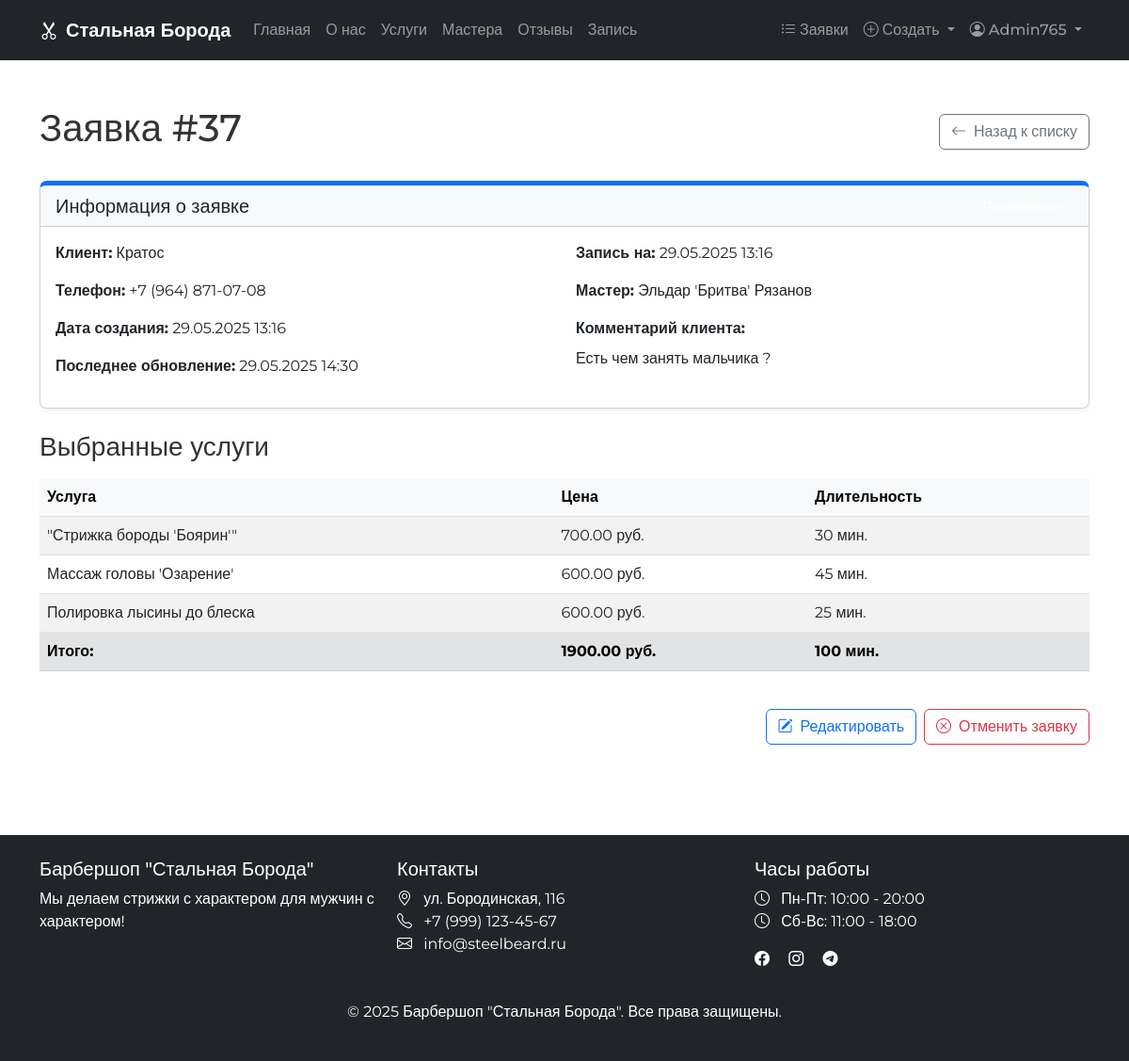
/orders/37/ (signed in), run on the app's committed database.
### core/models.py (models this page shows, shortened)
class Order(models.Model):
    client_name = models.CharField(max_length=100, verbose_name="Имя клиента")
    phone = models.CharField(max_length=20, verbose_name="Телефон")
    comment = models.TextField(blank=True, verbose_name="Комментарий")
    status = models.CharField(
        max_length=50,
        choices=STATUS_CHOICES,
        default="not_approved",
        verbose_name="Статус",
        db_index=True  # добавляем индекс на поле status
    )
    date_created = models.DateTimeField(auto_now_add=True, verbose_name="Дата создания", db_index=True)  # индекс на дату создания
    date_updated = models.DateTimeField(auto_now=True, verbose_name="Дата обновления")
    master = models.ForeignKey(
        Master,
        on_delete=models.SET_NULL,
        null=True,
        blank=True,
        verbose_name="Мастер"
    )
    services = models.ManyToManyField(Service, related_name="orders", verbose_name="Услуги")
    appointment_date = models.DateTimeField(verbose_name="Дата и время записи")
    notification_sent = models.BooleanField(default=False, verbose_name="Уведомление отправлено")
    class Meta:
        verbose_name = "Заказ"
        verbose_name_plural = "Заказы"
        ordering = ['-date_created']
        indexes = [
            models.Index(fields=['status', 'appointment_date'], name='order_status_appt_idx'),
        ]

class Master(models.Model):
    name = models.CharField(max_length=150, verbose_name="Имя", db_index=True)  # индекс на имя
    photo = models.ImageField(upload_to="masters/", blank=True, verbose_name="Фотография")
    phone = models.CharField(max_length=20, verbose_name="Телефон")
    address = models.CharField(max_length=255, verbose_name="Адрес")
    experience = models.PositiveIntegerField(verbose_name="Стаж работы", help_text="Опыт работы в годах")
    services = models.ManyToManyField(Service, related_name="masters", verbose_name="Услуги")
    is_active = models.BooleanField(default=True, verbose_name="Активен", db_index=True)  # индекс на статус активности
    class Meta:
        verbose_name = "Мастер"
        verbose_name_plural = "Мастера"
        ordering = ['name']
        indexes = [
            models.Index(fields=['experience', 'is_active'], name='master_exp_active_idx'),
        ]

class Service(models.Model):
    name = models.CharField(max_length=200, verbose_name="Название", db_index=True)  # индекс на название
    description = models.TextField(blank=True, verbose_name="Описание")
    price = models.DecimalField(max_digits=10, decimal_places=2, verbose_name="Цена")
    duration = models.PositiveIntegerField(verbose_name="Длительность", help_text="Время выполнения в минутах")
    is_popular = models.BooleanField(default=False, verbose_name="Популярная услуга", db_index=True)  # индекс на популярность
    image = models.ImageField(upload_to="services/", blank=True, verbose_name="Изображение")
    class Meta:
        verbose_name = "Услуга"
        verbose_name_plural = "Услуги"
        ordering = ['name']
        indexes = [
            models.Index(fields=['price', 'is_popular'], name='service_price_popular_idx'),
        ]

### core/views.py (the view)
# urls.py: path('orders/<int:order_id>/', views.order_detail, name='order_detail'),
@login_required
def order_detail(request, order_id):
    order = get_object_or_404(Order, id=order_id)
    context = {
        'order': order
    }
    return render(request, 'core/order_detail.html', context)

### core/context_processors.py (called while the page is built)
def common_context(request):
    context = {
        'masters': Master.objects.filter(is_active=True),
        'services': Service.objects.all(),
    }
    return context

### core/templatetags/order_extras.py (called while the page is built)
@register.filter
def sum_prices(services):
    if not services:
        return Decimal('0.00')
    return sum(service.price for service in services)

@register.filter
def sum_durations(services):
    if not services:
        return 0
    return sum(service.duration for service in services)

### templates/core/order_detail.html (shortened to what this page needs)
{% extends 'base.html' %}
{% load order_extras %}
{% block content %}
<div class="container py-5">
    <div class="d-flex justify-content-between align-items-center mb-4">
        <h1>Заявка #{{ order.id }}</h1>
        <a href="{% url 'orders_list' %}" class="btn btn-outline-secondary">
            <i class="bi bi-arrow-left me-2"></i>Назад к списку
        </a>
    </div>
    <div class="card shadow-sm status-{{ order.status }} mb-4">
        <div class="card-header bg-light d-flex justify-content-between align-items-center">
            <h5 class="card-title mb-0">Информация о заявке</h5>
            <span class="badge status-{{ order.status }}">
            </span>
        </div>
        <div class="card-body">
            <div class="row">
                <div class="col-md-6">
                    <p><strong>Клиент:</strong> {{ order.client_name }}</p>
                    <p><strong>Телефон:</strong> {{ order.phone }}</p>
                    <p><strong>Дата создания:</strong> {{ order.date_created|date:"d.m.Y H:i" }}</p>
                    <p><strong>Последнее обновление:</strong> {{ order.date_updated|date:"d.m.Y H:i" }}</p>
                </div>
                <div class="col-md-6">
                    <p><strong>Запись на:</strong> {{ order.appointment_date|date:"d.m.Y H:i" }}</p>
                    <p><strong>Мастер:</strong>
                        {% if order.master %}
                            {{ order.master.name }}
                        {% else %}
                            <span class="text-muted">Не назначен</span>
                        {% endif %}
                    </p>
                    {% if order.comment %}
                    <div class="mt-3">
                        <strong>Комментарий клиента:</strong>
                        <p class="mt-2">{{ order.comment|linebreaksbr }}</p>
                    </div>
                    {% endif %}
                </div>
            </div>
        </div>
    </div>
    <h3 class="mb-3">Выбранные услуги</h3>
    <div class="table-responsive mb-4">
        <table class="table table-striped">
            <thead class="table-light">
                <tr>
                    <th>Услуга</th>
                    <th>Цена</th>
                    <th>Длительность</th>
                </tr>
            </thead>
            <tbody>
                {% for service in order.services.all %}
                <tr>
                    <td>{{ service.name }}</td>
                    <td>{{ service.price }} руб.</td>
                    <td>{{ service.duration }} мин.</td>
                </tr>
                {% empty %}
                <tr>
                    <td colspan="3" class="text-center">Нет выбранных услуг</td>
                </tr>
                {% endfor %}
            </tbody>
            <tfoot>
                <tr class="table-secondary">
                    <td><strong>Итого:</strong></td>
                    <td><strong>{{ order.services.all|sum_prices }} руб.</strong></td>
                    <td><strong>{{ order.services.all|sum_durations }} мин.</strong></td>
                </tr>
            </tfoot>
        </table>
    </div>
    <div class="d-flex justify-content-end gap-2">
        <a href="#" class="btn btn-outline-primary">
            <i class="bi bi-pencil-square me-2"></i>Редактировать
        </a>
        {% if order.status != 'cancelled' %}
        <a href="#" class="btn btn-outline-danger">
            <i class="bi bi-x-circle me-2"></i>Отменить заявку
        </a>
        {% endif %}
    </div>
</div>
{% endblock %}

### templates/base.html (shortened to what this page needs)
<!DOCTYPE html>
<html lang="ru" class="h-100">
<head>
    <link href="https://cdn.jsdelivr.net/npm/bootstrap@5.3.0-alpha1/dist/css/bootstrap.min.css" rel="stylesheet">
    <link rel="stylesheet" href="https://cdn.jsdelivr.net/npm/bootstrap-icons@1.11.0/font/bootstrap-icons.css">
    {% load static %}
    <link rel="stylesheet" href="{% static 'css/main.css' %}">
    <link rel="stylesheet" href="https://code.jquery.com/ui/1.13.2/themes/base/jquery-ui.css">
</head>
<body class="d-flex flex-column h-100">
    <header>
        {% block header %}
        <nav class="navbar navbar-expand-lg navbar-dark bg-dark">
            <div class="container">
                <a class="navbar-brand" href="{% url 'landing' %}">
                    <i class="bi bi-scissors me-2"></i>Стальная Борода
                </a>
                <div class="collapse navbar-collapse" id="navbarNav">
                    <ul class="navbar-nav me-auto mb-2 mb-lg-0">
                        <li class="nav-item">
                            <a class="nav-link {% if request.path == '/' %}active{% endif %}" href="{% url 'landing' %}">Главная</a>
                        </li>
                        <li class="nav-item">
                            <a class="nav-link" href="{% url 'landing' %}#about">О нас</a>
                        </li>
                        <li class="nav-item">
                            <a class="nav-link {% if request.path == '/services/' %}active{% endif %}" href="{% url 'services' %}">Услуги</a>
                        </li>
                        <li class="nav-item">
                            <a class="nav-link" href="{% url 'landing' %}#masters">Мастера</a>
                        </li>
                        <li class="nav-item">
                            <a class="nav-link" href="{% url 'landing' %}#reviews">Отзывы</a>
                        </li>
                        <li class="nav-item">
                            <a class="nav-link {% if request.path == '/booking/' %}active{% endif %}" href="{% url 'booking' %}">Запись</a>
                        </li>
                    </ul>
                    <ul class="navbar-nav ml-auto">
                        {% if user.is_authenticated %}
                            {% if user.is_staff %}
                            <li class="nav-item">
                                <a class="nav-link {% if request.path == '/orders/' %}active{% endif %}" href="{% url 'orders_list' %}">
                                    <i class="bi bi-list-ul me-1"></i>Заявки
                                </a>
                            </li>
                            <li class="nav-item dropdown">
                                <a class="nav-link dropdown-toggle" href="#" role="button" data-bs-toggle="dropdown" aria-expanded="false">
                                    <i class="bi bi-plus-circle me-1"></i>Создать
                                </a>
                            </li>
                            {% endif %}
                            <li class="nav-item dropdown">
                                <a class="nav-link dropdown-toggle" href="#" role="button" data-bs-toggle="dropdown" aria-expanded="false">
                                    <i class="bi bi-person-circle me-1"></i>{{ user.username }}
                                </a>
                            </li>
                        {% else %}
                            <li class="nav-item">
                                <a class="nav-link" href="{% url 'login' %}">
                                    <i class="bi bi-box-arrow-in-right me-1"></i>Вход
                                </a>
                            </li>
                        {% endif %}
                    </ul>
                </div>
            </div>
        </nav>
        {% endblock %}
    </header>
    <main class="flex-shrink-0">
        {% block content %}{% endblock %}
    </main>
   <footer class="footer mt-5 bg-dark text-white py-4">
    {% block footer %}
        <div class="container">
            <div class="row">
                <div class="col-md-4 mb-3">
                    <h5 class="footer-heading">Барбершоп "Стальная Борода"</h5>
                    <p>Мы делаем стрижки с характером для мужчин с характером!</p>
                </div>
                <div class="col-md-4 mb-3">
                    <h5 class="footer-heading">Контакты</h5>
                    <ul class="list-unstyled footer-contacts">
                        <li><i class="bi bi-geo-alt me-2"></i> ул. Бородинская, 116</li>
                        <li><i class="bi bi-telephone me-2"></i> +7 (999) 123-45-67</li>
                        <li><i class="bi bi-envelope me-2"></i> info@steelbeard.ru</li>
                    </ul>
                </div>
                <div class="col-md-4 mb-3">
                    <h5 class="footer-heading">Часы работы</h5>
                    <ul class="list-unstyled footer-hours">
                        <li><i class="bi bi-clock me-2"></i> Пн-Пт: 10:00 - 20:00</li>
                        <li><i class="bi bi-clock me-2"></i> Сб-Вс: 11:00 - 18:00</li>
                    </ul>
                    <div class="mt-3 footer-social">
                        <a href="#" class="text-white me-3"><i class="bi bi-facebook"></i></a>
                        <a href="#" class="text-white me-3"><i class="bi bi-instagram"></i></a>
                        <a href="#" class="text-white me-3"><i class="bi bi-telegram"></i></a>
                    </div>
                </div>
            </div>
            <div class="row mt-3">
                <div class="col text-center">
                    <p class="footer-copyright">&copy; {% now "Y" %} Барбершоп "Стальная Борода". Все права защищены.</p>
                </div>
            </div>
        </div>
    {% endblock %}
</footer>
    {% load static %}
</body>
</html>
</html>

### static/css/main.css (style rules this page uses)
body { font-family: 'Montserrat', sans-serif; color: #333; min-height: 100vh !important; display: flex !important; flex-direction: column !important; }
.navbar { transition: all 0.3s ease; }
.card { transition: transform 0.3s ease, box-shadow 0.3s ease; border-radius: 10px; overflow: hidden; }
.card.status-approved { border-top: 5px solid #0d6efd; }
.badge { padding: 0.5em 0.8em; font-size: 0.85em; font-weight: 500; border-radius: 0.5rem; }
.card { border-radius: 8px; box-shadow: 0 4px 12px rgba(0, 0, 0, 0.08); transition: all 0.3s ease; overflow: hidden; }
.navbar { padding: 12px 0; transition: all 0.3s ease; }
.navbar-brand { font-weight: 600; }
.navbar-nav .nav-link { padding-left: 15px; padding-right: 15px; font-weight: 500; position: relative; }

### data on the page
Order: id "37", client_name "Кратос", phone "+7 (964) 871-07-08", date_created "29.05.2025 13:16", date_updated "29.05.2025 14:30", appointment_date "29.05.2025 13:16", master.name "Эльдар 'Бритва' Рязанов", comment "Есть чем занять мальчика ?", services.all|sum_prices "1900.00", services.all|sum_durations "100"
Service: name "\"Стрижка бороды 'Боярин'\"", price "700.00", duration "30"
Service: name "Массаж головы 'Озарение'", price "600.00", duration "45"
Service: name "Полировка лысины до блеска", price "600.00", duration "25"

### other printed values
{{ user.username }} "Admin765"
